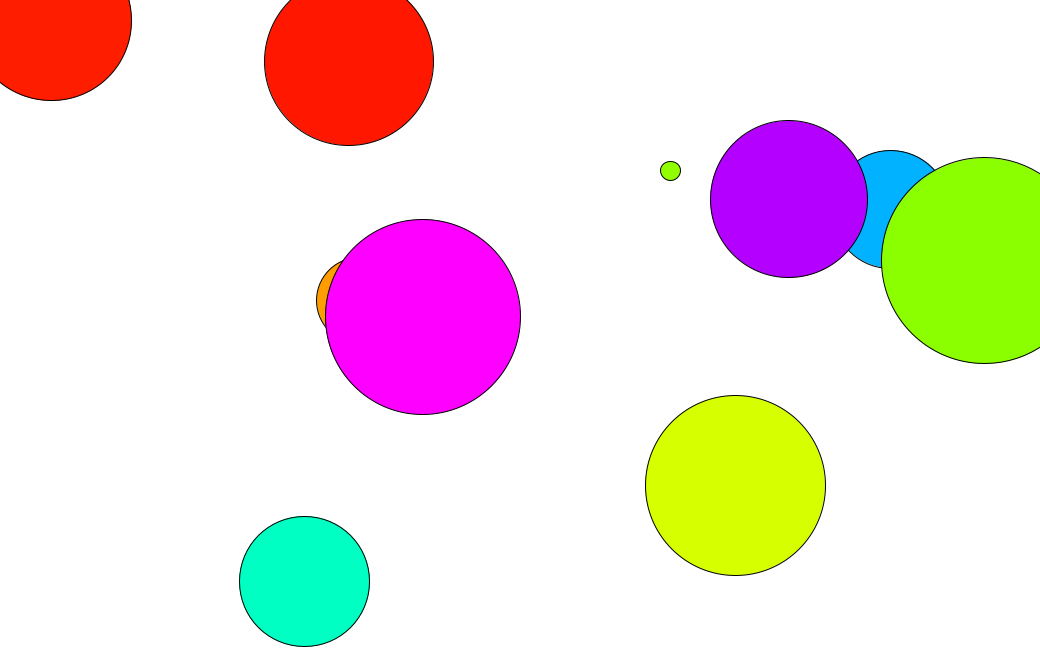
Frame 1 (no input)
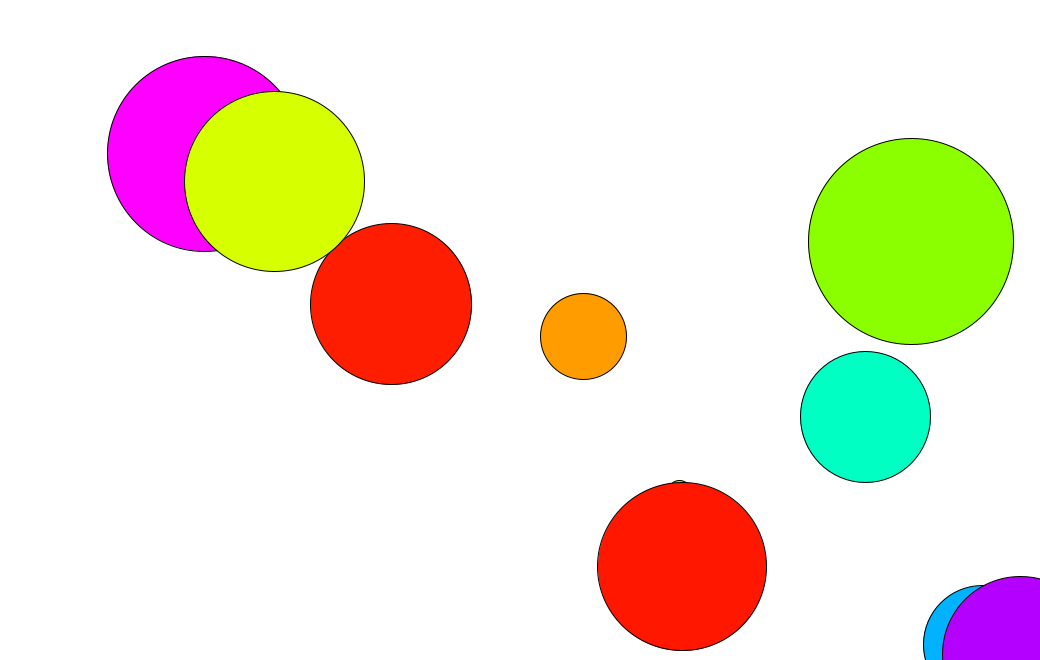
Frame 60 (the mouse pressed at the canvas centre just before this capture)
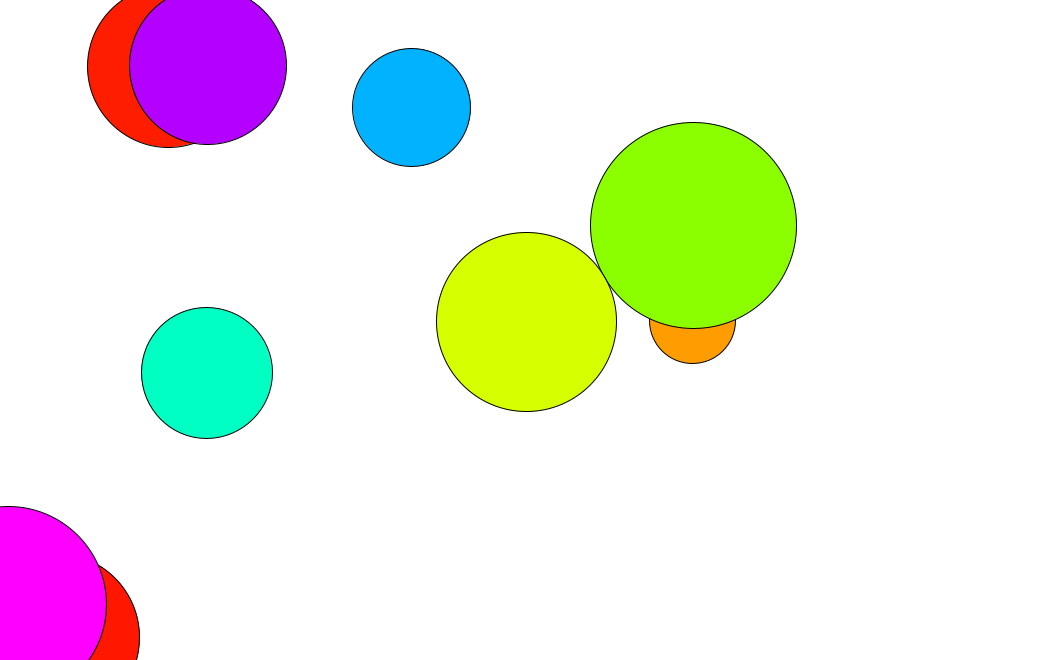
Frame 120 (the mouse held since frame 60 and released just before this capture)

The Processing sketch that drew these frames (run headless with seeded random() and noise(); from frame 60 on, the mouse is pressed at the canvas centre):

// Processing sketch: processing_168204
// ── processing_168204.pde

/////////////////////////////////////////////////////////////////////////////
// Example 1.11: Motion 101 加速度の対話的処理(シフマン, p.50)
// 複数物体（多体）
/////////////////////////////////////////////////////////////////////////////
////////// 大域変数宣言エリア
////Mover mover;  //大域変数の宣言（Mover型の「変数」 mover）
Mover[] movers = new Mover[10];

////////// セットアップエリア
void setup(){
  size(1040,660);       //表示窓サイズの指定
  colorMode(HSB);
  ////mover = new Mover(); //オブジェクト（インスタンス）moverの生成
  for(int i = 0; i < movers.length; i++){
    movers[i] = new Mover();
  }
}

////////// メインルーチン（無限ループ）
void draw(){
  background(255);    //背景色を白色に
  
  for(int i = 0; i < movers.length; i++){
    movers[i].update();     //オブジェクトmoverの状態の更新
    movers[i].checkEdges(); //窓の端かどうかをチェック
    movers[i].display();    //表示
  }
}

///////////////////// 関数やクラスの定義エリア
class Mover{ //// クラスMoverの定義
  PVector location;     //位置（PVector型）
  PVector velocity;     //速度（PVector型）
  PVector acceleration; //加速度（PVector型）
  float   topspeed;     //速度の大きさ制限（float型）
  float   weight;       //重さ
  float     hue;          //色
  
  Mover(){ //コンストラクタ（初期状態の設定に用いられる）
    location = new PVector(random(width), random(height)); //初期位置の設定
    velocity = new PVector(0,0);               //初期速度の設定
    topspeed = 20;  //速度制限
    weight = random(1,200);
    hue = random(255);
  }
  
  void update(){ //状態更新メソッド
    PVector mouse = new PVector(mouseX, mouseY); //マウスポインタの位置ベクトル
    PVector dir = PVector.sub(mouse,location);   ////「static」
    dir.normalize();     //正規化
    dir.mult(weight*0.01);       //スケーリング
    acceleration = dir;  //加速
    
    velocity.add(acceleration); //速度は加速度によって変化する
    velocity.limit(topspeed);   //速度は topspeed によって制限される
    location.add(velocity);     //位置は速度によって変化する
  }
  
  void display(){ //表示用メソッド
    stroke(0);
    fill(hue,255,255);
    ellipse(location.x, location.y, 210-weight, 210-weight);
  }
  
  void checkEdges(){ //窓の端かどうかをチェックするためのメソッド
    if(location.x > width){     //もしも右にはみ出したら
      location.x = 0;
    } else if(location.x < 0){  //もしも左にはみ出したら
      location.x = width;
    }
    
    if(location.y > height){    //もしも下にはみ出したら
      location.y = 0;
    } else if(location.y < 0){  //もしも上にはみ出したら
      location.y = height;
    }
  }
}
